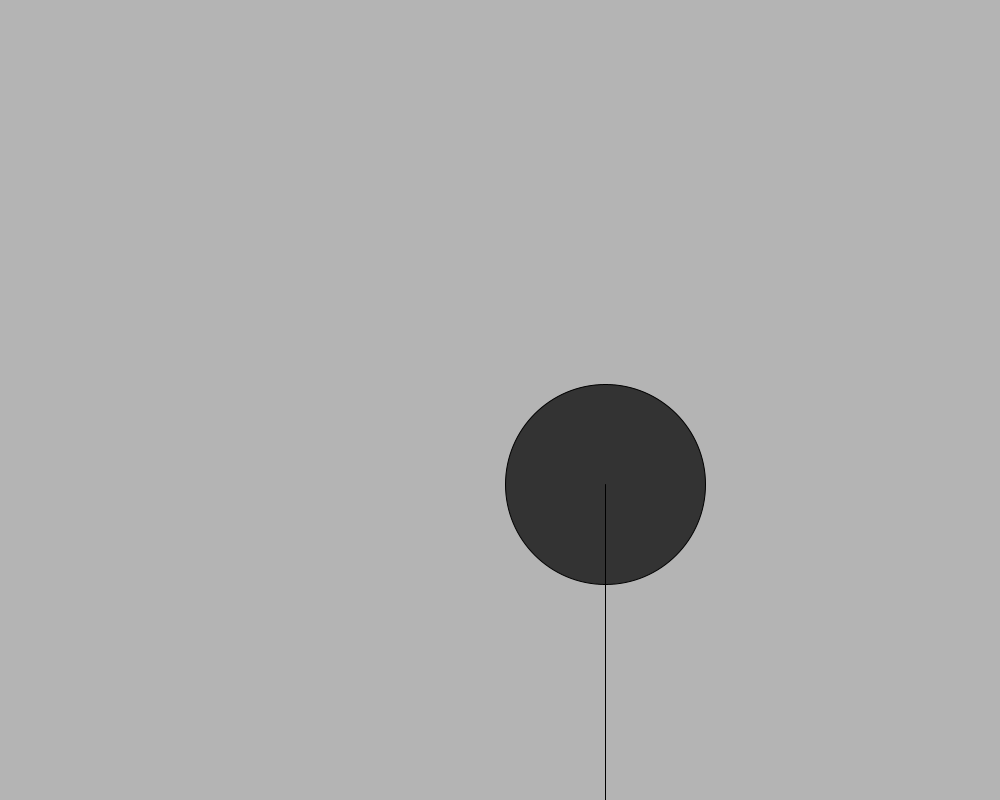
Frame 1 (no input)
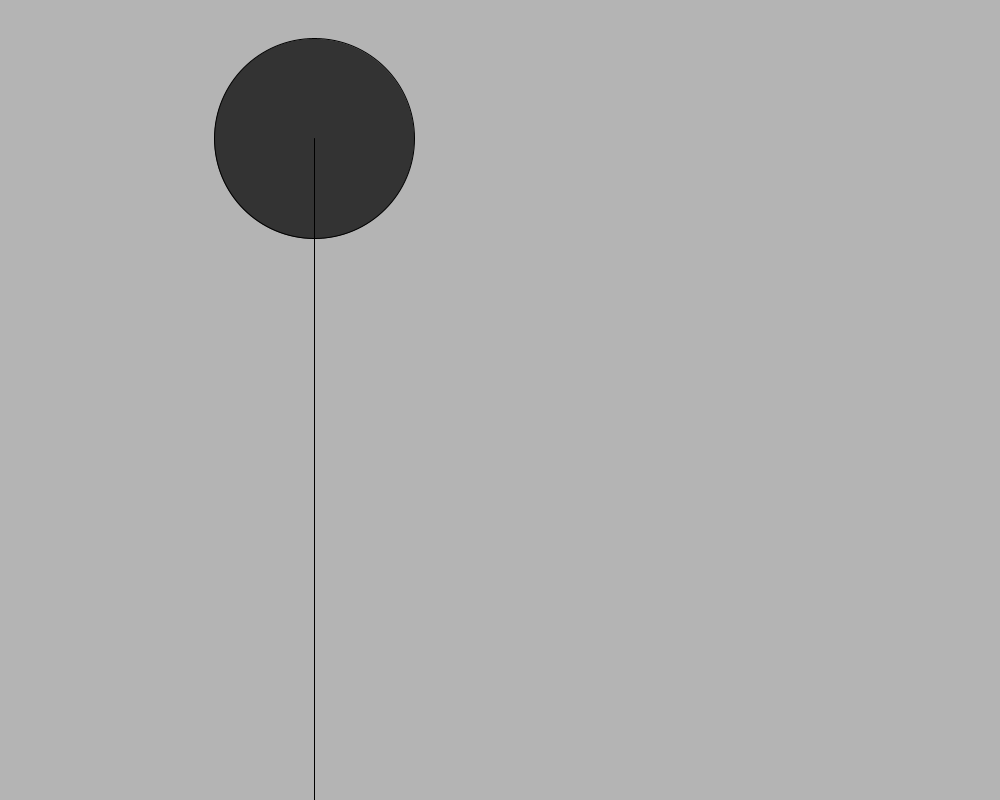
Frame 60 (the mouse pressed at the canvas centre just before this capture)
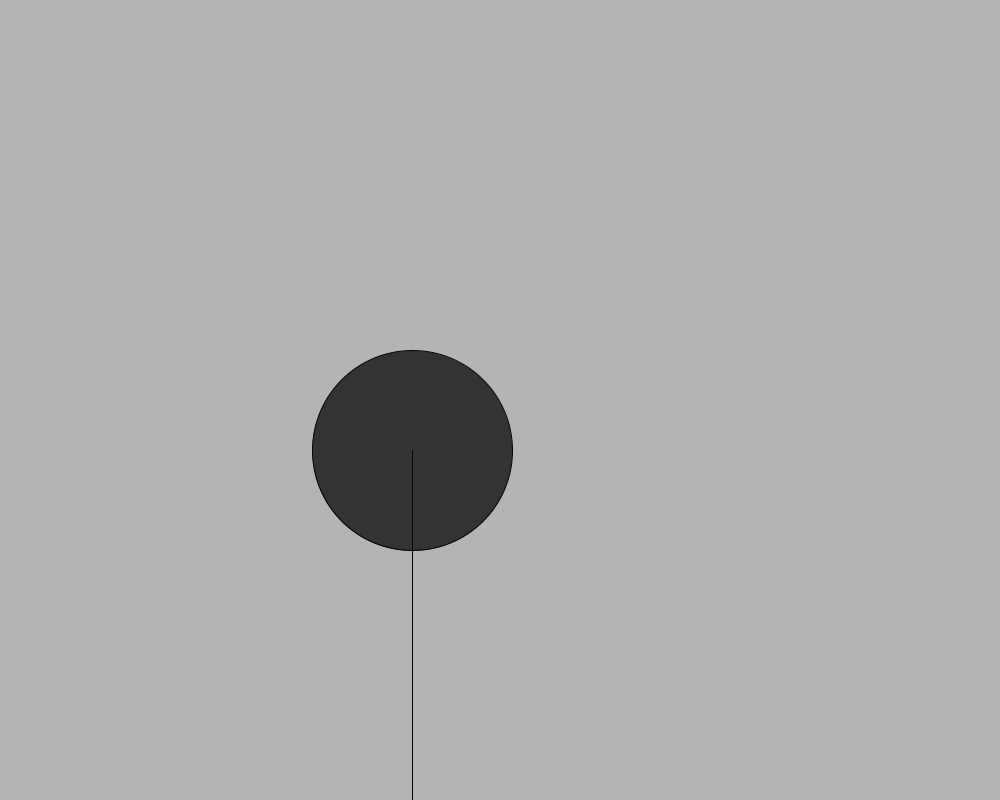
Frame 120 (the mouse held since frame 60 and released just before this capture)

The Processing sketch that drew these frames (run headless with seeded random() and noise(); from frame 60 on, the mouse is pressed at the canvas centre):

// Processing sketch: noise_pops
// ── noise_pops.pde
void setup() {
  size(1000, 800);
  smooth();
  background(180);
}

float x = 0.0;
float y = 0.0;
float z = 0.0;
float u = 0.0;

void draw() {
  x = x + 0.01;
  y = y + 0.01;
  x = noise(x) * width;
  y = noise(y) * height;
  background(180);
  fill(#333333);
  ellipse(x, y, 200, 200);
  
  //for lines
  z = x + (width - (x/4));
  u = y + (height - (y/4));
  line(x, 800, x, y); 
  
}
